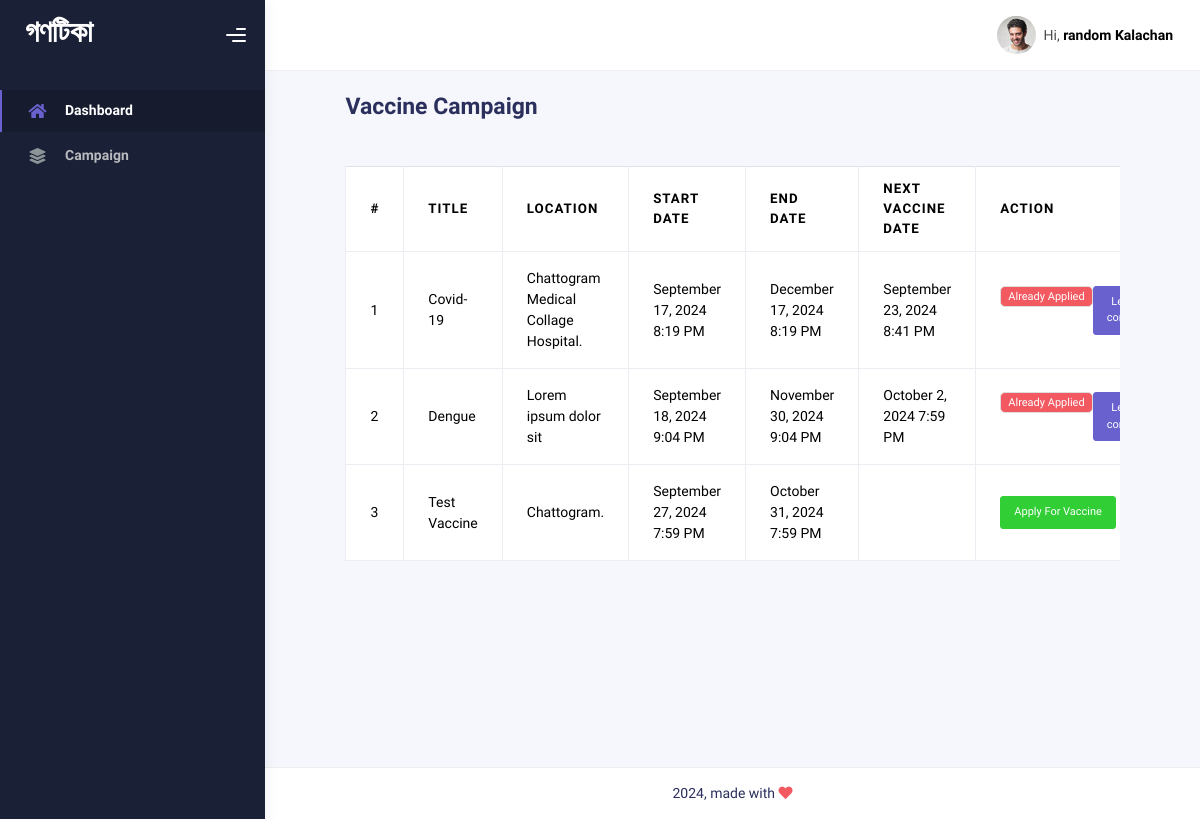
Screenshot of /campaign/index/ (signed in) with the database file from the repository.
### vaccine_campaign/models.py (models this page shows, shortened)
class VaccineCampaign(models.Model):
    title = models.CharField(max_length=200, default="")
    location = models.TextField()
    start_date = models.DateTimeField()
    end_date = models.DateTimeField()

### vaccine_campaign/views.py (the view)
# urls.py: path("index/", VaccineCampaignList.as_view(), name="campaign.index"),
class VaccineCampaignList(LoginRequiredMixin, ListView):
    model = VaccineCampaign
    template_name = "list.html"
    context_object_name = "campaigns"
    def get_context_data(self, **kwargs):
        context = super().get_context_data(**kwargs)
        campaign_ids = VaccineBooking.objects.filter(
            patient=self.request.user.account
        ).values_list("vaccine_campaign_id", flat=True)
        context["already_applied"] = list(campaign_ids)
        vaccine_bookings = VaccineBooking.objects.filter(
            patient=self.request.user.account
        ).values("vaccine_campaign_id", "next_vaccine_date")
        context["next_vaccine"] = []
        for booking in vaccine_bookings:
            context["next_vaccine"].append(
                {
                    "vaccine_campaign_id": booking["vaccine_campaign_id"],
                    "next_vaccine_date": DateFormat(booking["next_vaccine_date"]).format(
                        "F j, Y g:i A"
                    ),
                }
            )
        return context

### vaccine_campaign/templates/list.html (shortened to what this page needs)
{% extends 'base.html' %}
{% block content %}
  {% load crispy_forms_tags %}
  <div class="container mb-4">
    <div class="row">
      <div class="col-md-1 col-lg-1"></div>
      <div class="col-md-10 col-lg-10">
        <h3 class="mt-4 mb-4"><b>Vaccine Campaign</b></h3>
        <div class="table-responsive">
          <table class="table table-bordered mt-4">
            <thead>
              <tr>
                <th>#</th>
                <th>Title</th>
                <th>Location</th>
                <th>Start Date</th>
                <th>End Date</th>
                {% if request.user.account.type == 'Patient' %}
                  <th>Next Vaccine Date</th>
                {% endif %}
                <th>Action</th>
              </tr>
            </thead>
            <tbody>
              {% for object in campaigns %}
                <tr>
                  <td>{{ forloop.counter }}</td>
                  <td>{{ object.title }}</td>
                  <td>{{ object.location }}</td>
                  <td>{{ object.start_date|date:'F j, Y g:i A' }}</td>
                  <td>{{ object.end_date|date:'F j, Y g:i A' }}</td>
                  {% if request.user.account.type == 'Patient' %}
                    <td>
                      {% for booking in next_vaccine %}
                        {% if booking.vaccine_campaign_id == object.id %}
                          {{ booking.next_vaccine_date }}
                        {% endif %}
                      {% endfor %}
                    </td>
                  {% endif %}
                  <td>
                    <div class="d-flex">
                      {% if request.user.account.type == 'Patient' %}
                        {% if object.id in already_applied %}
                          <span class="badge bg-danger">Already Applied</span>
                          <a href="{% url 'campaign.review' object.id %}" class="btn btn-secondary btn-sm">Leave a comment</a>
                        {% else %}
                          <a href="{% url 'apply_for_vaccine' object.id %}" class="btn btn-success btn-sm">Apply For Vaccine</a>
                        {% endif %}
                      {% endif %}
                    </div>
                  </td>
                </tr>
              {% endfor %}
            </tbody>
          </table>
        </div>
      </div>
      <div class="col-md-1 col-lg-1"></div>
    </div>
  </div>
{% endblock %}

### core/templates/header.html (shortened to what this page needs)
<div class="main-header">
  {% load static %}
  <nav class="navbar navbar-header navbar-header-transparent navbar-expand-lg border-bottom">
    <div class="container-fluid">
      <ul class="navbar-nav topbar-nav ms-md-auto align-items-center">
        <li class="nav-item topbar-user dropdown hidden-caret">
          <a class="dropdown-toggle profile-pic" data-bs-toggle="dropdown" href="#" aria-expanded="false">
            <div class="avatar-sm">
              <img src="{% static 'assets/img/profile.jpg' %}" alt="..." class="avatar-img rounded-circle" />
            </div>
            <span class="profile-username">
              <span class="op-7">Hi,</span>
              <span class="fw-bold">{{ request.user.first_name }} {{ request.user.last_name }}</span>
            </span>
          </a>
        </li>
      </ul>
    </div>
  </nav>
</div>

### rows the page displays
VaccineCampaign: title "Covid-19", location "Chattogram Medical Collage Hospital.", start_date "September 17, 2024 8:19 PM", end_date "December 17, 2024 8:19 PM", next_vaccine_date "September 23, 2024 8:41 PM", shows "Already Applied"
VaccineCampaign: title "Dengue", location "Lorem ipsum dolor sit", start_date "September 18, 2024 9:04 PM", end_date "November 30, 2024 9:04 PM", next_vaccine_date "October 2, 2024 7:59 PM", shows "Already Applied"
VaccineCampaign: title "Test Vaccine", location "Chattogram.", start_date "September 27, 2024 7:59 PM", end_date "October 31, 2024 7:59 PM", shows "Apply For Vaccine"

### other values shown
{{ request.user.first_name }} "random"
{{ request.user.last_name }} "Kalachan"
